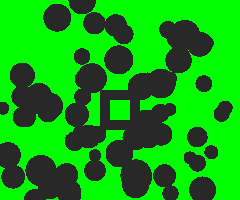
#> input picture PercoFlow/examples/synthetic_rock.png, 240 x 200 px, given in place of patch_y3800_x3800_c0_mask.png, which was not available
$ python make_fig1_fig2_split.py --out out.png
#> lines starting #> are read from the running program, lines starting #| are printed output that depends on the picture; after the words box and inside, x2 and y2 are one past the last pixel; in counts of white or black regions, pixels touching at a corner belong together
### reproduce/scripts_as_run/studies/qc_scripts/qcdata.py
"""
Data access for the QC figures. Reads ONLY the author's raw outputs (global_summary.csv, solution.vtk, full_percolating_domain.npy,
structures/*.png) and the QC evidence JSON files. No result is typed by hand.
"""
from __future__ import annotations
import csv, json
from functools import lru_cache
from pathlib import Path
import numpy as np

QC = Path(__file__).resolve().parents[1]
PROJ = QC.parents[1] / "convergencia"
EVID = QC / "evidence"
LEVELS = ["convergence_mesh_01_coarse", "convergence_mesh_02_intermediate", "convergence_mesh_03_fine",
          "convergence_mesh_04_very_fine", "convergence_mesh_05_extra_fine"]
CASES = {"R3-H": dict(direction="lr", patch="patch_y7600_x53200", tag="R3H", sample="R3"),
         "R2-V": dict(direction="tb", patch="patch_y7600_x19000", tag="R2V", sample="R2"),
         "R3-V": dict(direction="tb", patch="patch_y7600_x53200", tag="R3V", sample="R3")}
SAMPLES = {"R1": "patch_y3800_x3800", "R2": "patch_y7600_x19000", "R3": "patch_y7600_x53200"}
U0 = 1.0e-4


@lru_cache(None)
def summary(case: str, level: int) -> dict:
    c = CASES[case]
    for r in csv.DictReader(open(PROJ / LEVELS[level] / "global_summary.csv")):
        if r["filename"].startswith(c["patch"]) and r["direction"] == c["direction"]:
            return {k: (float(v) if _isnum(v) else v) for k, v in r.items()}
    raise KeyError((case, level))


# [5 lines left out: function _isnum, not called in this run]


def series(case: str, key: str) -> np.ndarray:
    return np.array([summary(case, i)[key] for i in range(5)], float)


# [13 lines left out: function field, not called in this run]


@lru_cache(None)
def structure(sample: str) -> np.ndarray:
#> called with sample = 'R1'
    from PIL import Image
    im = np.asarray(Image.open(PROJ / "github/structures" / (SAMPLES[sample] + "_c0_mask.png")).convert("RGB"))
#> im is the input picture: shape (200, 240, 3); mean R, G, B 16.8, 164.5, 16.8
    return (im[..., 1] > 128) & (im[..., 0] < 100)      # pores are pure green in the author's masks
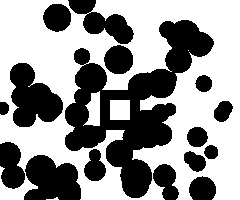
#> returned value: shape (200, 240) bool; 57.9% white; 16 black regions, largest, box (x1, y1, x2, y2) and area: (65, 20, 214, 198) 9573, (10, 63, 63, 127) 2159, (24, 155, 81, 200) 1970


@lru_cache(None)
def domain(sample: str, direction: str) -> np.ndarray | None:
    p = PROJ / LEVELS[4] / direction / (SAMPLES[sample] + "_c0_mask") / "full_percolating_domain.npy"
    return np.load(p) if p.exists() else None


def block_mode(cls: np.ndarray, b: int, n: int) -> np.ndarray:
    """Down-sample an integer class image by b with majority vote (display only)."""
    h, w = cls.shape
    c = cls[: h // b * b, : w // b * b].reshape(h // b, b, w // b, b).transpose(0, 2, 1, 3).reshape(h // b, w // b, b * b)
    counts = np.stack([(c == k).sum(-1) for k in range(n)], -1)
    return counts.argmax(-1)


def load_json(name: str):
    return json.load(open(EVID / name))

### reproduce/scripts_as_run/studies/qc_scripts/templates/house_style.py
"""
TEMPLATE-ID:   FS-house-style-01
FIGURE TYPE:   style module (import from every other template)
DESCRIPTION:   LCCMat house figure style: LaTeX text in Times (mathptmx), 10 pt, 0.5 pt axes and ticks,
               frameless legends, units in square brackets, tab: colours plus the lab's custom colours,
               SVG + PDF + high-dpi PNG output.
INPUT FILES:   none
OUTPUT FILES:  none (provides rcParams, colours, panel_label(), unit(), save())
PARAMETERS:    none
DEPENDENCIES:  matplotlib >= 3.7; LaTeX with psnfss/mathptmx (optional, see USE_TEX fallback)
STYLE:         House Style Contract v1 (derived from plot_psiavg.py, phase_diagram_plot.py,
               plot_alpha-plus-spectrum.py, exciton_lifetimes_2D_systems_v2.py in FIGURES-SCRIPTS/20128410)
PHYSICS NOTES: none. Templates are style references, not physics authorities: audit constants and units
               of every script that is adapted from them.
ORIGIN:        ga-reaxff paper_style.py (project projeto03-26092026), generalized during the quality-check
               round QC-20260930-v1; reviewer model claude-sonnet-5-5, high effort
REVISION LOG:  2026-09-30  first deposit; adds the mathtext fallback for machines without LaTeX
               2026-10-17  QC-20261017-v1 (claude-sonnet-5-5, high): _latex_ok() also requires dvipng; without it
                           usetex raised "No pages of output" on a machine that has latex and mathptmx.sty.
                           Figures made with the fallback are "style-approximate".
"""
from __future__ import annotations

import shutil
import subprocess
from pathlib import Path

import matplotlib as mpl

mpl.use("Agg")   # batch/headless: figures are written to files, never shown
import matplotlib.pyplot as plt  # noqa: E402

SINGLE = 3.25   # in, one column (ACS/JCTC). Check the target journal and change if needed.
DOUBLE = 7.0    # in, two columns


def _latex_ok() -> bool:
    """Can matplotlib actually render text through LaTeX here?

    QC-20261017-v1 required dvipng, after usetex raised "No pages of output" on a machine that had latex and
    mathptmx. That requirement is not true of every matplotlib: 3.11 renders usetex PNG and PDF through its own
    dvi reader and needs no dvipng. Rather than guess from the presence of binaries, render one throwaway label
    and see whether it works, which is the only question that matters.
    """
    if not shutil.which("latex"):
        return False
    try:
        out = subprocess.run(["kpsewhich", "mathptmx.sty"], capture_output=True, text=True, timeout=10)
        if not out.stdout.strip():
            return False
    except Exception:
        return False
    try:
        import matplotlib.pyplot as _plt
        with mpl.rc_context({"text.usetex": True, "font.family": "serif", "font.serif": ["Times"],
                             "text.latex.preamble": r"\usepackage{mathptmx}"}):
            _f = _plt.figure(figsize=(1, 1))
            _f.text(0.1, 0.5, r"$3\times10^{4}\,\%$")
            _f.canvas.draw()
            _plt.close(_f)
        return True
    except Exception:
        return False

USE_TEX = _latex_ok()

_base = {
    "font.family": "serif",
    "font.size": 10,
    "axes.linewidth": 0.5,
    "xtick.major.width": 0.5,
    "ytick.major.width": 0.5,
    "xtick.minor.width": 0.4,
    "ytick.minor.width": 0.4,
    "xtick.direction": "in",
    "ytick.direction": "in",
    "xtick.top": True,
    "ytick.right": True,
    "legend.frameon": False,
    "legend.fontsize": 8,
    "axes.labelsize": 10,
    "xtick.labelsize": 9,
    "ytick.labelsize": 9,
    "savefig.bbox": "tight",
    "savefig.pad_inches": 0.02,
}
if USE_TEX:
    _base.update({"text.usetex": True, "font.serif": ["Times"],
                  "text.latex.preamble": r"\usepackage{mathptmx}"})
else:   # deviation from the house style: report it ("style-approximate") when using this branch
    _base.update({"text.usetex": False, "mathtext.fontset": "stix",
                  "font.serif": ["Times New Roman", "Times", "STIXGeneral"]})
mpl.rcParams.update(_base)

# Colours seen in the lab scripts
C = {
    "purple": "tab:purple", "orange": "tab:orange", "blue": "tab:blue", "red": "tab:red",
    "green": "tab:green", "chocolate": "chocolate", "steelblue": "steelblue",
    "darkred": "#8b0000", "grey": "#c5d0d5", "deep_red": "#B2182B", "strong_orange": "#EF8A00",
    "sand": "#E6BE6A", "pale_yellow": "#F2E8B6", "light_green": "#A6C96A",
    "mid_green": "#5AA14F", "dark_green": "#0B6B2E", "pale_blue": "#b5d8ef",
}
# Default cycle for categories (keep one colour per entity across all figures of a paper)
CYCLE = [C["darkred"], C["steelblue"], C["sand"], C["grey"], C["mid_green"], C["purple"]]
MARKERS = ["o", "s", "^", "D", "v", "P"]   # second cue for grayscale readers


def unit(quantity: str, u: str) -> str:
    """Axis label in the house notation: quantity followed by the unit in square brackets."""
    return rf"{quantity} [{u}]"


def panel_label(ax, letter: str, x: float = -0.18, y: float = 1.02):
    ax.text(x, y, (r"\textbf{(%s)}" % letter) if USE_TEX else f"({letter})", transform=ax.transAxes,
            fontsize=10, ha="left", va="bottom", fontweight=None if USE_TEX else "bold")


def demo_banner(fig, text: str = "DEMO DATA, NOT RESULTS"):
    fig.text(0.5, 0.5, text, ha="center", va="center", rotation=25, color="0.6", fontsize=14,
             alpha=0.5, zorder=100)


# [8 lines left out: function save, not called in this run]

### reproduce/scripts_as_run/studies/qc_scripts/make_figures_qc.py
#!/usr/bin/env python3
"""
TEMPLATE-ID: FS-house-style-01 (ADAPT: style module used as-is, plotting logic new; no matching template for FE-field or convergence figures)
FIGURE TYPE: convergence curves, scalar field maps on triangular meshes, area-weighted distributions, bar summaries
DESCRIPTION: Regenerates manuscript Figs 1-7 from the author's RAW outputs (global_summary.csv, solution.vtk,
             full_percolating_domain.npy, structures/*.png) and draws the QC evidence figures E1-E3 from evidence/*.json.
INPUT FILES: PROJETO/convergencia/convergence_mesh_0*/global_summary.csv; .../solution.vtk; .../full_percolating_domain.npy;
             convergencia/github/structures/*.png; QC evidence/*.json (E-figures)
OUTPUT FILES: figures-regenerated/QC-F{1..7}.{svg,pdf,png}, QC-E{1..3}.{svg,pdf,png}
PARAMETERS: --fig {1..7|E1|E2|E3|all} --out OUTDIR
DEPENDENCIES: numpy scipy matplotlib meshio pillow; LaTeX (mathptmx, dvipng) for exact house style
STYLE: House Style Contract v1 (FS-house-style-01). Deviations: Okabe-Ito colours instead of the template cycle (colour-vision safe, FIG-07);
       width 180 mm (npj Computational Materials two-column) = 7.09 in; field maps are rasterised inside the vector files.
PHYSICS NOTES: p* = (p - <p>_out)/dP with dP = |<p>_in - <p>_out| as defined by the author's code (nodal means over boundary DOFs);
               u* = |u|/U0 with U0 = 1e-4; active/dead thresholds 1e-2 and 1e-3 of max |u| (author's definition); every number is read, not typed.
ORIGIN: CFD digital-rock project, QC-20261019-v1, Sonnet 5.5 (declared high effort)
REVISION LOG: 2026-10-20 first version
              2026-10-31 ntri_axis: a literal TAB had replaced the backslash of \times, so every N_tri tick
                         read '3imes10^4' in QC-F1/F5/F6. Fixed.
              2026-10-31 tex() fallback fixed: without dvipng the house style falls back to mathtext, which
                         rejected the literal percent inside $...$ of the chi_c panel labels (ValueError from
                         _mathtext.parse). Install dvipng to reproduce the audited typography exactly.
"""
import argparse, re, sys
from pathlib import Path
import numpy as np

sys.path.insert(0, str(Path(__file__).parent / "templates")); sys.path.insert(0, str(Path(__file__).parent))
import house_style as hs                                        # noqa: E402
from house_style import plt, panel_label, save                  # noqa: E402
import matplotlib as mpl                                        # noqa: E402
from matplotlib.gridspec import GridSpec                        # noqa: E402
from matplotlib.colors import ListedColormap, PowerNorm, Normalize, BoundaryNorm  # noqa: E402
from matplotlib.tri import Triangulation                        # noqa: E402
import qcdata as D                                              # noqa: E402

mpl.rcParams.update({"figure.dpi": 300, "xtick.top": False, "ytick.right": False, "axes.labelsize": 9, "legend.fontsize": 8,
                     "xtick.labelsize": 8, "ytick.labelsize": 8})
W = 7.09                                                         # in, 180 mm
CASES = list(D.CASES)
COL = {"R3-H": "#0072B2", "R2-V": "#E69F00", "R3-V": "#009E73"}  # Okabe-Ito, one colour per configuration in every figure
MK = {"R3-H": "o", "R2-V": "s", "R3-V": "^"}
ACC = "#D55E00"; SKY = "#56B4E9"; SOLID = "#2b2b2b"; BAND = "#cfcfcf"
MKW = dict(mec="black", mew=0.5, ms=4.5)


def PL(ax, s, x=-0.16, y=1.02): panel_label(ax, s, x=x, y=y)
# [7 lines left out: function tex, not called in this run]
def lab(q, u): return hs.unit(q, u)


# [5 lines left out: function ntri_axis, not called in this run]


def imgax(ax):
    ax.set_xticks([]); ax.set_yticks([])
    for s in ax.spines.values(): s.set_linewidth(0.5)


# ------------------------------------------------------------------ Figure 1
# [112 lines left out: functions fig1, fig5, fig6, not called in this run]


# ------------------------------------------------------------------ field figures
def tri_of(c):
    f = D.field(c); return Triangulation(f["P"][:, 0], f["P"][:, 1], f["T"]), f


def scale_bar(ax, length, label, f):
    x0 = f["P"][:, 0].min() + 0.04 * np.ptp(f["P"][:, 0]); y0 = f["P"][:, 1].min() + 0.03 * np.ptp(f["P"][:, 1])
    ax.plot([x0, x0 + length], [y0, y0], color="black", lw=1.4, solid_capstyle="butt"); ax.text(x0 + length / 2, y0 + 0.012 * np.ptp(f["P"][:, 1]), label, ha="center", fontsize=7)


# [24 lines left out: function fig2, not called in this run]


def classes(f):
    st = f["speed"][f["T"]].mean(1); um = f["speed"].max()
    return np.where(st >= 0.01 * um, 2, np.where(st <= 0.001 * um, 0, 1)), st


# [18 lines left out: function fig3, not called in this run]


def weighted_pdf(vals, w, edges):
    h, _ = np.histogram(vals, bins=edges, weights=w); return h / (w.sum() * np.diff(edges))


# [146 lines left out: functions fig4, fig7, E1, E2, E3, not called in this run]


FIGS = {"1": fig1, "2": fig2, "3": fig3, "4": fig4, "5": fig5, "6": fig6, "7": fig7, "E1": E1, "E2": E2, "E3": E3}

# [4 lines that do not run on import are left out]

### reproduce/scripts_as_run/figures/make_fig1_fig2_split.py
#!/usr/bin/env python3
"""
TEMPLATE-ID: FS-house-style-01 (ADAPT: house_style and qcdata of QC-20261019-v1 used as-is; layout new)
FIGURE TYPE: binary image mosaic (Fig. 1), mesh-convergence curves (Fig. 2)
DESCRIPTION: Splits the former Figure 1 (QC-F1 of make_figures_qc.py) in two, at the author's request (2026-11-04).
  Figure 1  former panel (a) alone, drawing unchanged, panel letter removed, larger type: the three samples R1-R3 with the
            percolating domain of each direction.
  Figure 2  former panels (b)-(d) stacked in one column (3x1), relabelled (a)-(c): k_app against the number of
            triangles for R3-H, R2-V and R3-V; shared x axis, x label on the bottom panel only; larger type.
INPUT FILES: same as QC-F1 (convergencia/convergence_mesh_0*/global_summary.csv, full_percolating_domain.npy,
             structures/*.png), read through qcdata; nothing typed by hand
OUTPUT FILES: <out>/figure1.{svg,pdf,png}, <out>/figure2.{svg,pdf,png}
STYLE: House Style Contract v1 (Times through LaTeX/mathptmx), Okabe-Ito colours as in QC-F1; closed axes boxes
ORIGIN: CFD digital-rock manuscript, npj Computational Materials draft rev3, 2026-11-04
"""
import argparse, sys
from pathlib import Path
import numpy as np

QCS = Path("/home/luiz/SIMULACOES/CLAUDE/MANUSCRIPT-REVISION/CFD/PROJETO/QUALITY-CHECK/QC-20261019-v1/scripts")
sys.path.insert(0, str(QCS / "templates")); sys.path.insert(0, str(QCS))
import house_style as hs                                        # noqa: E402
from house_style import plt, panel_label, save                  # noqa: E402
import matplotlib as mpl                                        # noqa: E402
from matplotlib.colors import ListedColormap                    # noqa: E402
import make_figures_qc as Q                                     # noqa: E402  (helpers and colours of QC-F1)
import qcdata as D                                              # noqa: E402

COL, MK, MKW, tex, lab = Q.COL, Q.MK, Q.MKW, Q.tex, Q.lab


def figure1(out):
    """Former panel (a) of QC-F1, same drawing code, no panel letter; type enlarged to the Fig. 2 standard (89 mm)."""
    mpl.rcParams.update({"xtick.top": False, "ytick.right": False})
    fig = plt.figure(figsize=(3.5, 2.75))
    sub = fig.add_gridspec(2, 3, left=0.08, right=0.99, bottom=0.08, top=0.92, wspace=0.07, hspace=0.20)
    cmap = ListedColormap([Q.SOLID, "white", Q.SKY, Q.BAND])
    for j, smp in enumerate(["R1", "R2", "R3"]):
        pore = D.structure(smp)
        for i, (d, nm) in enumerate((("lr", "horizontal"), ("tb", "vertical"))):
            ax = fig.add_subplot(sub[i, j])
            cls = np.where(pore, 1, 0).astype(np.uint8)
            dom = D.domain(smp, d)
            band = 328
            if dom is not None:
                if d == "lr": cls[:, band:band + dom.shape[1]][dom] = 2
                else: cls[band:band + dom.shape[0], :][dom] = 2
            sm = D.block_mode(cls, 8, 3)
            nb = band // 8
            if d == "lr": sm[:, :nb] = 3; sm[:, -nb:] = 3
            else: sm[:nb, :] = 3; sm[-nb:, :] = 3
            ax.imshow(sm, cmap=cmap, vmin=0, vmax=3, interpolation="nearest", aspect="equal"); Q.imgax(ax)
            if i == 0: ax.set_title(smp, fontsize=11, pad=3)
            chi = None
            try:
                chi = D.summary({"R2": "R2-V", "R3": "R3-H" if d == "lr" else "R3-V"}[smp], 4)["selected_fraction_of_cropped_pores"] if (smp != "R2" or d == "tb") and smp != "R1" else None
            except KeyError:
                chi = None
            ax.set_xlabel(tex(r"$\chi_c=%.1f\,\%%$" % (100 * chi)) if chi else "non-percolating", fontsize=9.5, labelpad=2)
            if j == 0: ax.set_ylabel(nm, fontsize=10.5, labelpad=3)
#> this loop made 2 passes
#> pass 1, in block_mode, `counts = np.stack([(c == k).sum(-1) for k in range(n)], -1)`:
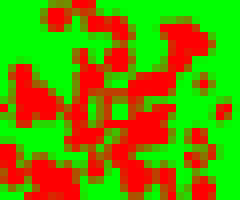
#> counts: shape (25, 30, 3) int64 (shown 8 times larger); mean of channels 0, 1, 2 26.9, 37.1, 0; drawn with min black and max white
#> pass 1, in figure1, `sm = D.block_mode(cls, 8, 3)`:
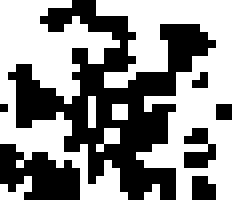
#> sm: shape (25, 30) int64 (shown 8 times larger); values 0 (black) and 1 (white), 57.2% white; 7 black regions (5 under 20 px), largest, box (x1, y1, x2, y2) and area: (1, 0, 27, 25) 245, (0, 18, 10, 25) 47
#> after the loop: sm: shape (25, 30) int64; every value is 3
    save(fig, "figure1", out)


def figure2(out):
    """Former panels (b)-(d) of QC-F1 in one column; larger type for a single-column (89 mm) figure."""
    FS = dict(label=11, tick=10, title=11, note=10, letter=12)
    mpl.rcParams.update({"xtick.top": False, "ytick.right": False, "axes.labelsize": FS["label"],
                         "xtick.labelsize": FS["tick"], "ytick.labelsize": FS["tick"]})
    fig, axes = plt.subplots(3, 1, figsize=(3.5, 7.4), sharex=True, gridspec_kw=dict(hspace=0.28))
    for ax, case, letter in zip(axes, ("R3-H", "R2-V", "R3-V"), "abc"):
        n = D.series(case, "triangle_count"); k = D.series(case, "apparent_permeability")
        ax.axhspan(k[-1] * 0.99, k[-1] * 1.01, color="0.88", lw=0, zorder=0)
        ax.axhline(k[-1], color="black", lw=0.6, ls="--", zorder=1)
        ax.plot(n, k, "-", color=COL[case], lw=1.2, zorder=2)
        ax.plot(n, k, MK[case], color=COL[case], zorder=3, **dict(MKW, ms=6))
        Q.ntri_axis(ax)
        ax.set_ylabel(lab(r"$k_{\mathrm{app}}$", r"px$^2$"))
        dk = 100 * abs(k[-1] - k[-2]) / k[-1]
        up = case != "R3-H"
        ax.text(0.97, 0.94 if up else 0.06, tex(r"$\Delta k_{\mathrm{last}}=%.2f\,\%%$" % dk), transform=ax.transAxes,
                ha="right", va="top" if up else "bottom", fontsize=FS["note"])
        ax.set_title(case, fontsize=FS["title"], color=COL[case], pad=3)
        ax.text(-0.22, 1.02, (r"\textbf{(%s)}" % letter) if hs.USE_TEX else f"({letter})", transform=ax.transAxes,
                fontsize=FS["letter"], ha="left", va="bottom", fontweight=None if hs.USE_TEX else "bold")
    axes[-1].set_xlabel(lab(r"Number of triangles $N_{\mathrm{tri}}$", "-"))
    fig.align_ylabels(axes)
    save(fig, "figure2", out)


if __name__ == "__main__":
    ap = argparse.ArgumentParser(); ap.add_argument("--out", required=True); a = ap.parse_args()
#> (the run stopped early here; a loop or call above may not have finished)
